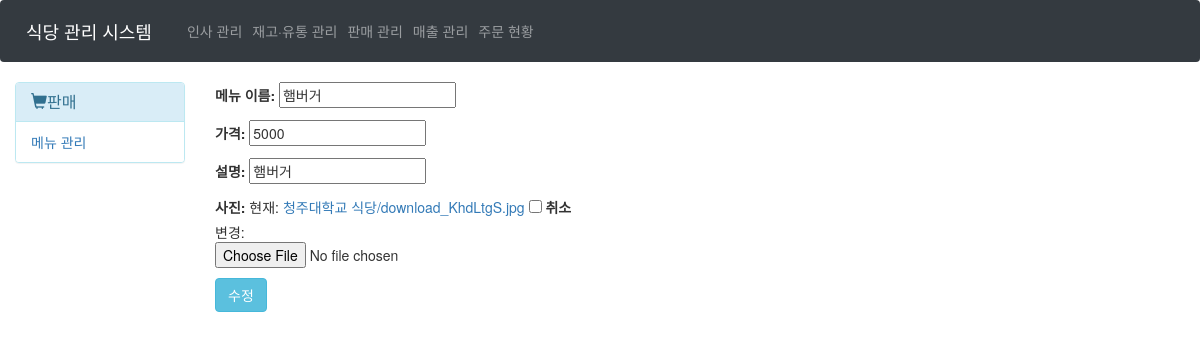
Page /Sell/17/Update/ on the committed database.
### Main/models.py (models this page shows, shortened)
class Menu(models.Model):
    class Meta:
        verbose_name = '메뉴'
        verbose_name_plural = '메뉴'
    m_name = models.CharField(max_length=20, verbose_name="메뉴 이름")
    m_price = models.PositiveIntegerField(verbose_name="가격")
    m_explain = models.CharField(max_length=100, verbose_name="설명")
    m_pic = models.ImageField(verbose_name="사진", null=True, blank=True, upload_to=directory_url)

### Main/views.py (the view)
# urls.py: path('Sell/<int:pk>/Update/', SellUpdate.as_view(), name="sell_update"),
class SellUpdate(UpdateView):
    model = Menu
    success_url = "/Sell/Admin/"
    template_name = "Main/Sell/sell_menu_update.html"
    fields = "__all__"
    def get_initial(self):
        initial = super(UpdateView, self).get_initial()
        return initial

### Main/templates/Main/Sell/sell_menu_update.html (shortened to what this page needs)
{% extends 'Main/Sell/main.html' %}
{% block content %}
    <form method="POST" enctype="multipart/form-data">
        {{form.as_p}}
        <input class="btn btn-info" type="submit" value="수정">
    </form>
{% endblock %}

### rows in the picture
Menu: m_name "햄버거", m_price "5000", m_explain "햄버거"
